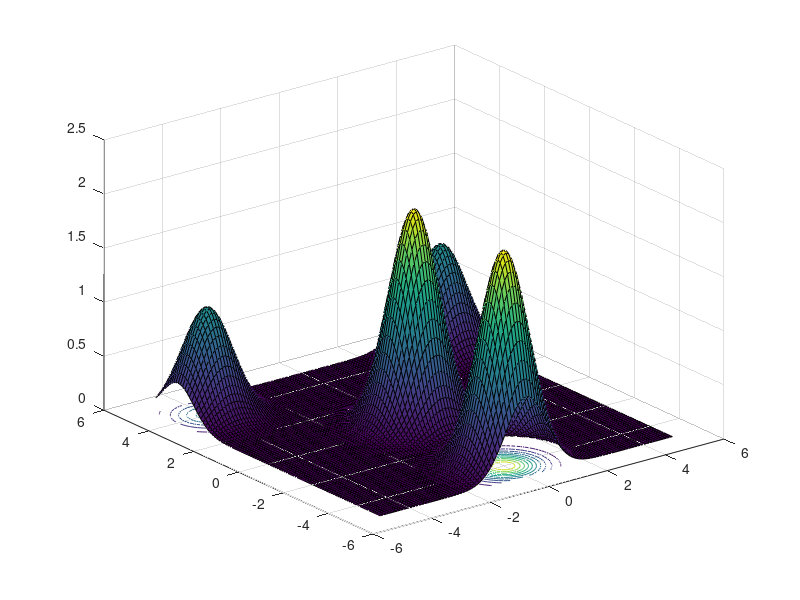

The MATLAB script that drew this image: (Note: this script raises an error after producing the figure.)
clear all
%It is used as example the function:
funstr='exp(-((x-4)^2)-((y-4)^2))+exp(-((x+4)^2)-((y-4)^2))+2*(exp(-(x^2+y^2))+exp(-(x^2)-(y+4)^2))';
%It has 4 maxima, 2 sub-optimal and 2 optimal

% Converting to an inline function
f=vectorize(inline(funstr));

%Ranges
range=[-5 5 -5 5];

%Number of B best positions 
Mbest=4;
n=20; %Np=n, Population size
Fa=2;%Perturbation size of v

Hp=0.2; %Probability H
MaxGeneration=100;
Ndiv=100;
dx=(range(2)-range(1))/Ndiv; dy=(range(4)-range(3))/Ndiv;
[x,y] =meshgrid(range(1):dx:range(2),range(3):dy:range(4));
z=f(x,y);
% Display the shape of the objective function
figure(1);   surfc(x,y,z);

%Euation 3.5
%Dominance ratio
rho=((range(2)-range(1))+(range(4)-range(3)))/(10*2);

xrange=range(2)-range(1);
yrange=range(4)-range(3);
pxn=rand(1,n)*xrange+range(1);
pyn=rand(1,n)*yrange+range(3);

pzn=f(pxn,pyn);
[Lightn,Index]=sort(pzn,'descend');
pxn=pxn(Index); pyn=pyn(Index); 

xnini=pxn(1:Mbest);
ynini=pyn(1:Mbest);

znini=f(xnini,ynini);



%INITIALIZATION
xrange=range(2)-range(1);
yrange=range(4)-range(3);
xn=rand(1,n)*xrange+range(1);
yn=rand(1,n)*yrange+range(3);

zn=f(xn,yn);
[Lightn,Index]=sort(zn,'descend');
xn1=xn(Index); yn1=yn(Index);
%---------------------

xbest=xn1(1:Mbest);
ybest=yn1(1:Mbest);



xF=[xnini xbest];
yF=[ynini ybest];


zfin=f(xF,yF);
[Lightn,Index]=sort(zfin,'descend');
xfin=xF(Index); yfin=yF(Index);

xL=xfin(1:Mbest);
yL=yfin(1:Mbest);



figure(2);

%EVOLUTION PROCESS

for i=1:MaxGeneration
    
    for h=1:Mbest
        Vnc(h,:)=[xbest(h) ybest(h)];
               
        Vnh(h,:)=[xL(h) yL(h)];
               
    end
   
    
    for k=1:n
        r=rand;
        if k<=Mbest
            xnp(k)=xL(k)+Fa*((rand-0.5)*2); %Equations 3.2
            ynp(k)=yL(k)+Fa*((rand-0.5)*2);
        elseif (r<Hp)
            Vnc(Mbest+1,:)=[xn(k) yn(k)];
            Ddis = pdist(Vnc);
            DdisM=squareform(Ddis);
            [xcurr,Index]=sort(DdisM(:,Mbest+1),'ascend');
            if (DdisM(Index(2),Mbest+1)==0)
                xcn=xbest(Index(1));
                ycn=ybest(Index(1));
            else
            xcn=xbest(Index(2));
            ycn=ybest(Index(2));
            end
            an=rand;
            xnp(k)=xn(k)+((an-0.5)*2)*(xcn-xn(k));%Equations 3.3
            ynp(k)=yn(k)+((an-0.5)*2)*(ycn-yn(k));
        elseif (r>(1-Hp))
            Vnh(Mbest+1,:)=[xn(k) yn(k)];
            Ddis = pdist(Vnh);
            DdisM=squareform(Ddis);
            [xcurr,Index]=sort(DdisM(:,Mbest+1),'ascend');
            if (DdisM(Index(2),Mbest+1)==0)
                xcn=xL(Index(1));
                ycn=yL(Index(1));
            else
            xcn=xL(Index(2));
            ycn=yL(Index(2));
            end
           an=rand;
            xnp(k)=xn(k)+((an-0.5)*2)*(xcn-xn(k));%Equations 3.3
            ynp(k)=yn(k)+((an-0.5)*2)*(ycn-yn(k));
        else
            xrange=range(2)-range(1);
            yrange=range(4)-range(3);%Equations 3.4
            xnp(k)=rand*xrange+range(1);
            ynp(k)=rand*yrange+range(3);
        end
    end
    
        
    znp=f(xnp,ynp);
    [Lightn,Index]=sort(znp,'descend');
    xn1=xnp(Index); yn1=ynp(Index);
    
    %xn=xnp;
    %yn=ynp;
    
    xn=xn1(n:-1:1);
    yn=yn1(n:-1:1);
    
    %Check if the positions are outside the feasible range
    [xn,yn]=findrange(xn,yn,range);
    
    %UPDATE MEMORY (Section 3.1.5)
    
    H(:,1)=xL;
    H(:,2)=yL;
    fh=f(xL,yL);
    
    C(:,1)=xn;
    C(:,2)=yn;
    
     fc=f(xn,yn);
    
    [VC VH]=ComparaHC(H,fh,C,fc,Mbest,rho);
    
    d1=VC(:,1)';
    d2=VC(:,2)';
    
    xbest=d1(1:Mbest);
    ybest=d2(1:Mbest);
    
    d3=VH(:,1)';
    d4=VH(:,2)';
    
    xF=[d3 d1];
    yF=[d4 d2];
    
    
    
    
    zfin=f(xF,yF);
    [Lightn,Index]=sort(zfin,'descend');
    xfin=xF(Index); yfin=yF(Index);

    xL=xfin(1:Mbest);
    yL=yfin(1:Mbest);

contour(x,y,z,15); hold on;

%Plot results
    
plot(xn,yn,'.','markersize',10,'markerfacecolor','g');
plot(xL,yL,'o','markersize',10,'markerfacecolor','m');
drawnow;

hold off;
    
    
    
end




